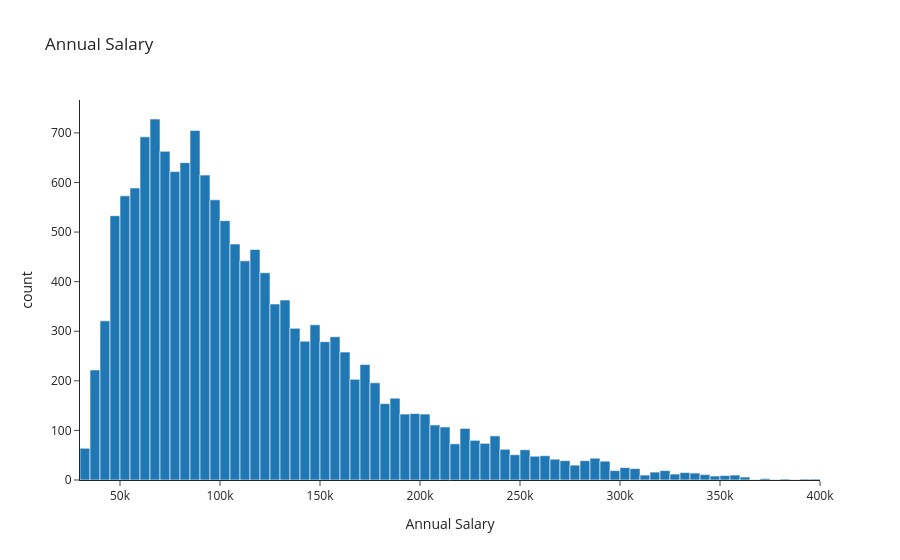

The notebook cell saved with this chart:
### Code cell
px.histogram(df,x="annual_salary",title="Annual Salary",template="simple_white",labels={"annual_salary":"Annual Salary"})

### Figure 1 — Plotly figure (JSON) as saved in the notebook; plotly's stock layout.template omitted (floating-point values rounded to 4 significant figures; data arrays with more than 128 entries replaced by an {"elided": "..."} marker saying what was removed)
{"data": [{"bingroup": "x", "hovertemplate": "Annual Salary=%{x}<br>count=%{y}<extra></extra>", "legendgroup": "", "marker": {"color": "#1F77B4", "pattern": {"shape": ""}}, "name": "", "orientation": "v", "showlegend": false, "type": "histogram", "x": {"elided": "15000 int values"}, "xaxis": "x", "yaxis": "y"}], "layout": {"barmode": "relative", "legend": {"tracegroupgap": 0}, "title": {"text": "Annual Salary"}, "xaxis": {"anchor": "y", "domain": [0, 1], "title": {"text": "Annual Salary"}}, "yaxis": {"anchor": "x", "domain": [0, 1], "title": {"text": "count"}}}}
